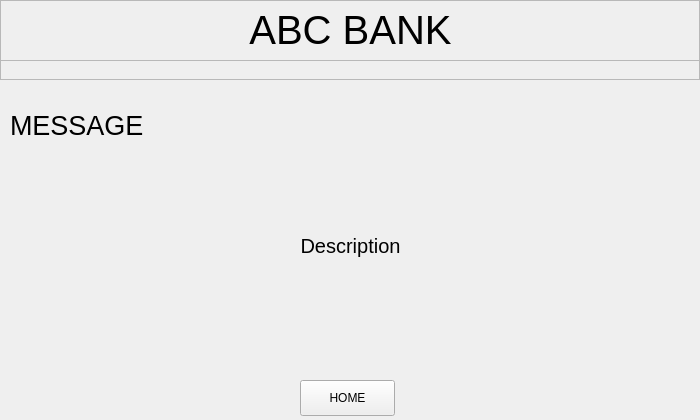
<?xml version="1.0" encoding="UTF-8"?>
<ui version="4.0">
 <class>Form</class>
 <widget class="QWidget" name="Form">
  <property name="geometry">
   <rect>
    <x>0</x>
    <y>0</y>
    <width>700</width>
    <height>420</height>
   </rect>
  </property>
  <property name="windowTitle">
   <string>Form</string>
  </property>
  <widget class="QFrame" name="frame">
   <property name="geometry">
    <rect>
     <x>0</x>
     <y>0</y>
     <width>700</width>
     <height>80</height>
    </rect>
   </property>
   <property name="styleSheet">
    <string notr="true"/>
   </property>
   <property name="frameShape">
    <enum>QFrame::StyledPanel</enum>
   </property>
   <property name="frameShadow">
    <enum>QFrame::Plain</enum>
   </property>
   <widget class="QLabel" name="label">
    <property name="geometry">
     <rect>
      <x>240</x>
      <y>0</y>
      <width>221</width>
      <height>60</height>
     </rect>
    </property>
    <property name="font">
     <font>
      <pointsize>30</pointsize>
     </font>
    </property>
    <property name="text">
     <string>ABC BANK</string>
    </property>
    <property name="alignment">
     <set>Qt::AlignCenter</set>
    </property>
   </widget>
   <widget class="QFrame" name="frame_2">
    <property name="geometry">
     <rect>
      <x>0</x>
      <y>60</y>
      <width>700</width>
      <height>20</height>
     </rect>
    </property>
    <property name="styleSheet">
     <string notr="true"/>
    </property>
    <property name="frameShape">
     <enum>QFrame::StyledPanel</enum>
    </property>
    <property name="frameShadow">
     <enum>QFrame::Sunken</enum>
    </property>
    <property name="lineWidth">
     <number>0</number>
    </property>
   </widget>
  </widget>
  <widget class="QLabel" name="instructLabel">
   <property name="geometry">
    <rect>
     <x>0</x>
     <y>100</y>
     <width>700</width>
     <height>50</height>
    </rect>
   </property>
   <property name="font">
    <font>
     <pointsize>20</pointsize>
    </font>
   </property>
   <property name="text">
    <string>MESSAGE</string>
   </property>
   <property name="margin">
    <number>1</number>
   </property>
   <property name="indent">
    <number>10</number>
   </property>
  </widget>
  <widget class="QWidget" name="horizontalLayoutWidget_2">
   <property name="geometry">
    <rect>
     <x>0</x>
     <y>150</y>
     <width>701</width>
     <height>222</height>
    </rect>
   </property>
   <layout class="QHBoxLayout" name="horizontalLayout_2">
    <property name="leftMargin">
     <number>100</number>
    </property>
    <property name="topMargin">
     <number>70</number>
    </property>
    <property name="rightMargin">
     <number>100</number>
    </property>
    <property name="bottomMargin">
     <number>100</number>
    </property>
    <item>
     <widget class="QLabel" name="descLabel">
      <property name="font">
       <font>
        <pointsize>15</pointsize>
       </font>
      </property>
      <property name="text">
       <string>Description</string>
      </property>
      <property name="alignment">
       <set>Qt::AlignCenter</set>
      </property>
     </widget>
    </item>
   </layout>
  </widget>
  <widget class="QPushButton" name="cancelBtn">
   <property name="geometry">
    <rect>
     <x>300</x>
     <y>380</y>
     <width>95</width>
     <height>36</height>
    </rect>
   </property>
   <property name="text">
    <string>HOME</string>
   </property>
  </widget>
 </widget>
 <resources/>
 <connections/>
</ui>
